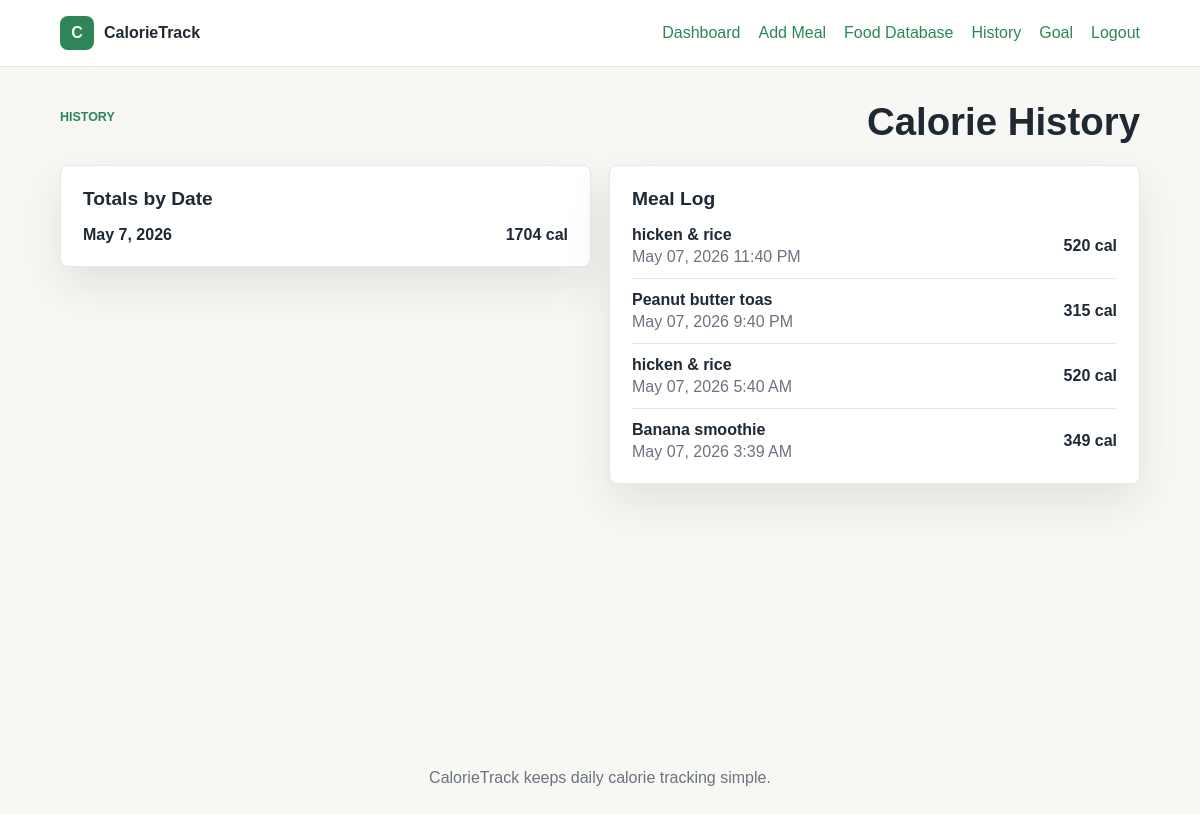
The app's page /calories/history/ (signed in) with its own data.
### apps/calories/models.py (models this page shows, shortened)
class Meal(models.Model):
    user = models.ForeignKey(User, on_delete=models.CASCADE, related_name='meals')
    food = models.ForeignKey(Food, on_delete=models.CASCADE, related_name='meals')
    servings = models.DecimalField(max_digits=5, decimal_places=2, default=1)
    eaten_at = models.DateTimeField(default=timezone.now)
    notes = models.CharField(max_length=255, blank=True)
    class Meta:
        ordering = ['-eaten_at']
    @property
    def total_calories(self):
        return round(float(self.food.calories) * float(self.servings))

class Food(models.Model):
    name = models.CharField(max_length=120)
    calories = models.PositiveIntegerField(help_text='Calories per serving')
    serving_size = models.CharField(max_length=80, default='1 serving')
    created_at = models.DateTimeField(auto_now_add=True)
    class Meta:
        ordering = ['name']

### apps/calories/views.py (the view)
# urls.py: path('history/', views.history, name='history'),
@login_required
def history(request):
    meals = Meal.objects.filter(user=request.user).select_related('food')
    totals = defaultdict(int)
    for meal in meals:
        meal_date = timezone.localtime(meal.eaten_at).date()
        totals[meal_date] += meal.total_calories
    history_totals = [
        {'date': date, 'total': total}
        for date, total in sorted(totals.items(), reverse=True)
    ]
    return render(
        request,
        'calories/history.html',
        {'meals': meals, 'history_totals': history_totals},
    )

### templates/calories/history.html (shortened to what this page needs)
{% extends 'layouts/base.html' %}
{% block content %}
<section class="section-heading">
    <p class="eyebrow">History</p>
    <h1>Calorie History</h1>
</section>
<section class="content-grid">
    <article class="panel">
        <h2>Totals by Date</h2>
        <div class="list">
            {% for item in history_totals %}
                <div class="list-row">
                    <strong>{{ item.date }}</strong>
                    <b>{{ item.total }} cal</b>
                </div>
            {% empty %}
                <p class="empty-state">No history yet.</p>
            {% endfor %}
        </div>
    </article>
    <article class="panel">
        <h2>Meal Log</h2>
        <div class="list">
            {% for meal in meals %}
                <div class="list-row">
                    <div>
                        <strong>{{ meal.food.name }}</strong>
                        <span>{{ meal.eaten_at|date:"M d, Y g:i A" }}</span>
                    </div>
                    <b>{{ meal.total_calories }} cal</b>
                </div>
            {% empty %}
                <p class="empty-state">No meals logged yet.</p>
            {% endfor %}
        </div>
    </article>
</section>
{% endblock %}

### templates/layouts/base.html (shortened to what this page needs)
{% load static %}
<!DOCTYPE html>
<html lang="en">
<head>
    <link rel="stylesheet" href="{% static 'styles/main.css' %}">
</head>
<body>
    {% include 'includes/header.html' %}
    <main class="page-shell">
        {% block content %}{% endblock %}
    </main>
    {% include 'includes/footer.html' %}
</body>
</html>

### templates/includes/header.html (shortened to what this page needs)
<header class="site-header">
    <nav class="nav">
        <a class="brand" href="{% url 'dashboard:landing' %}">
            <span class="brand-mark">C</span>
            <span>CalorieTrack</span>
        </a>
        <div class="nav-links" data-nav-menu>
            {% if user.is_authenticated %}
                <a href="{% url 'dashboard:dashboard' %}">Dashboard</a>
                <a href="{% url 'calories:add_meal' %}">Add Meal</a>
                <a href="{% url 'calories:food_list' %}">Food Database</a>
                <a href="{% url 'calories:history' %}">History</a>
                <a href="{% url 'accounts:settings' %}">Goal</a>
                <form class="logout-form" method="post" action="{% url 'accounts:logout' %}">
                    <button class="link-button" type="submit">Logout</button>
                </form>
            {% else %}
                <a href="{% url 'accounts:login' %}">Login</a>
                <a class="button button-small" href="{% url 'accounts:register' %}">Get Started</a>
            {% endif %}
        </div>
    </nav>
</header>

### templates/includes/footer.html
<footer class="site-footer">
    <p>CalorieTrack keeps daily calorie tracking simple.</p>
</footer>

### static/styles/main.css (style rules this page uses)
:root { --bg: #f7f8f3; --surface: #ffffff; --text: #1f2933; --muted: #6b7280; --line: #e5e7eb; --green: #2f855a; --green-dark: #276749; --mint: #e6f4ea; --amber: #f59e0b; --shadow: 0 18px 45px rgba(31, 41, 51, 0.10); }
* { box-sizing: border-box; }
body { margin: 0; background: var(--bg); color: var(--text); font-family: Arial, Helvetica, sans-serif; }
a { color: var(--green); text-decoration: none; }
.site-header { background: rgba(255, 255, 255, 0.92); border-bottom: 1px solid var(--line); position: sticky; top: 0; z-index: 10; backdrop-filter: blur(12px); }
.nav { align-items: center; display: flex; justify-content: space-between; margin: 0 auto; max-width: 1120px; padding: 16px 20px; }
.brand { align-items: center; color: var(--text); display: flex; font-weight: 800; gap: 10px; }
.brand-mark { align-items: center; background: var(--green); border-radius: 8px; color: #fff; display: inline-flex; height: 34px; justify-content: center; width: 34px; }
.nav-links { align-items: center; display: flex; gap: 18px; }
.logout-form { margin: 0; }
.link-button { background: transparent; border: 0; color: var(--green); cursor: pointer; font: inherit; padding: 0; }
.page-shell { margin: 0 auto; max-width: 1120px; min-height: calc(100vh - 140px); padding: 36px 20px; }
.eyebrow { color: var(--green); font-size: 0.78rem; font-weight: 800; letter-spacing: 0; margin: 0 0 10px; text-transform: uppercase; }
h1, h2 { margin: 0; }
h1 { font-size: clamp(2.2rem, 6vw, 4.8rem); line-height: 1; }
h2 { font-size: 1.2rem; }
.hero-actions, .section-heading { align-items: center; display: flex; flex-wrap: wrap; gap: 14px; }
.section-heading { justify-content: space-between; margin-bottom: 24px; }
.section-heading h1 { font-size: 2.4rem; }
.hero-panel, .panel, .auth-card, .stat-card, .metric-card { background: var(--surface); border: 1px solid var(--line); border-radius: 8px; box-shadow: var(--shadow); }
.mini-grid, .stats-grid, .content-grid { display: grid; gap: 18px; }
.content-grid { align-items: start; grid-template-columns: repeat(2, 1fr); }
.metric-card, .stat-card, .panel, .auth-card { padding: 22px; }
.metric-card span, .stat-card span, .metric-card small, .stat-card small, .list-row span, .muted, .empty-state { color: var(--muted); }
.panel-header, .list-row { align-items: center; display: flex; justify-content: space-between; gap: 16px; }
.list { display: grid; gap: 12px; margin-top: 16px; }
.list-row { border-bottom: 1px solid var(--line); padding: 0 0 12px; }
.list-row:last-child { border-bottom: 0; padding-bottom: 0; }
.list-row div { display: grid; gap: 4px; }
.site-footer { color: var(--muted); padding: 26px 20px; text-align: center; }

### records on screen
Meal: food.name "hicken & rice", eaten_at "May 07, 2026 11:40 PM", total_calories "520"
Meal: food.name "Peanut butter toas", eaten_at "May 07, 2026 9:40 PM", total_calories "315"
Meal: food.name "hicken & rice", eaten_at "May 07, 2026 5:40 AM", total_calories "520"
Meal: food.name "Banana smoothie", eaten_at "May 07, 2026 3:39 AM", total_calories "349"

### other values on screen
{{ item.date }} "May 7, 2026"
{{ item.total }} "1704"
